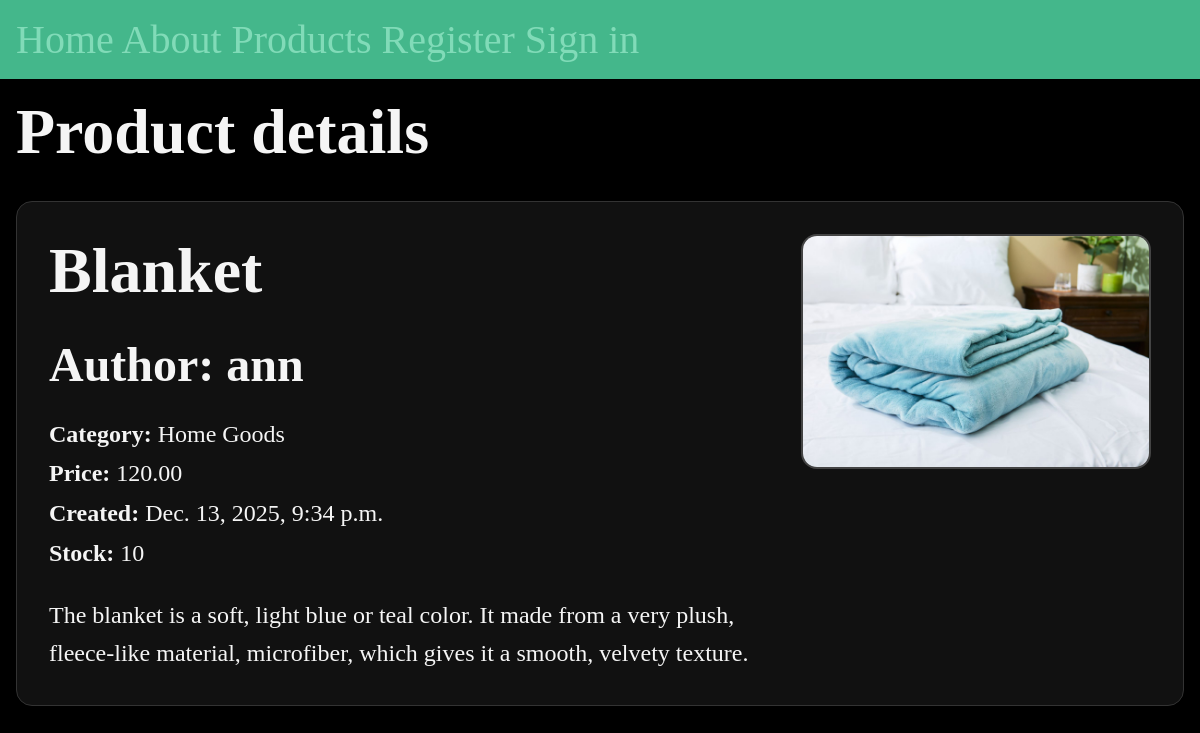
/shop/product/3, run on the app's committed database.
### shop/models.py (models this page shows, shortened)
class Product(models.Model):
    name = models.CharField(max_length=256)
    description = models.TextField()
    price = models.DecimalField(max_digits=6, decimal_places=2)
    date = models.DateTimeField(auto_now_add = True)
    stock = models.PositiveIntegerField(default=0)
    image = models.ImageField(upload_to='products/', blank=True, null=True)
    author = models.ForeignKey(User, on_delete=models.CASCADE, default=None, null=True)
    category = models.ForeignKey(Category, on_delete=models.SET_NULL, null=True)

class Category(models.Model):
    name = models.CharField(max_length=128)

### shop/views.py (the view)
# urls.py: path('product/<int:id>', views.product_details, name="product-details"),
def product_details(request, id):
    product = get_object_or_404(Product, id=id)
    return render(request, 'shop/product_details.html', {'product':product})

### shop/templates/shop/product_details.html (shortened to what this page needs)
{% extends 'layout.html' %}
{% block content %}
<section>
    <h1>Product details</h1>
    <article class="product-detail">
        <div class="product-detail-info">
            <h1>{{ product.name }}</h1>
            <h2><strong>Author:</strong> {{ product.author }}</h2>
            <p><strong>Category:</strong> {{ product.category.name }}</p>
            <p><strong>Price:</strong> {{ product.price }}</p>
            <p><strong>Created:</strong> {{ product.date }}</p>
            <p><strong>Stock:</strong> {{ product.stock }}</p>
            <p class="product-description">{{ product.description }}</p>
        </div>
        {% if product.image %}
            <img class="product-detail-image" src="{{ product.image.url }}" alt="{{ product.name }}">
        {% endif %}
    </article>
</section>
{% endblock %}

### static/css/style.css (style rules this page uses)
* { margin: 0; padding: 0; box-sizing: border-box; }
body { min-height: 100vh; background-color: black; color: whitesmoke; font-size: 1.5rem; }
section { display: flex; flex-flow: column; gap: 1rem; }
h2 { font-size: 3rem; }
p { font-size: 1.5rem; }
.product-detail { display: flex; gap: 2rem; padding: 2rem; background-color: #111; border-radius: 1rem; border: 1px solid #333; align-items: flex-start; }
.product-detail-info { flex: 1; display: flex; flex-direction: column; gap: 0.8rem; }
.product-detail-info h2 { font-size: 3rem; margin-bottom: 1rem; }
.product-detail-info p { font-size: 1.5rem; }
.product-description { margin-top: 1rem; line-height: 1.6; }
.product-detail-image { width: 350px; height: auto; border-radius: 1rem; object-fit: cover; border: 2px solid #444; }
h1 { margin-bottom: 1rem; font-size: 4rem; }

### data on the page
Product: name "Blanket", author "ann", category.name "Home Goods", price "120.00", date "Dec. 13, 2025, 9:34 p.m.", stock "10", description "The blanket is a soft, light blue or teal color. It made from a very plush, fleece-like material, microfiber, which gives it a smooth, velvety texture.", image (placeholder picture)
